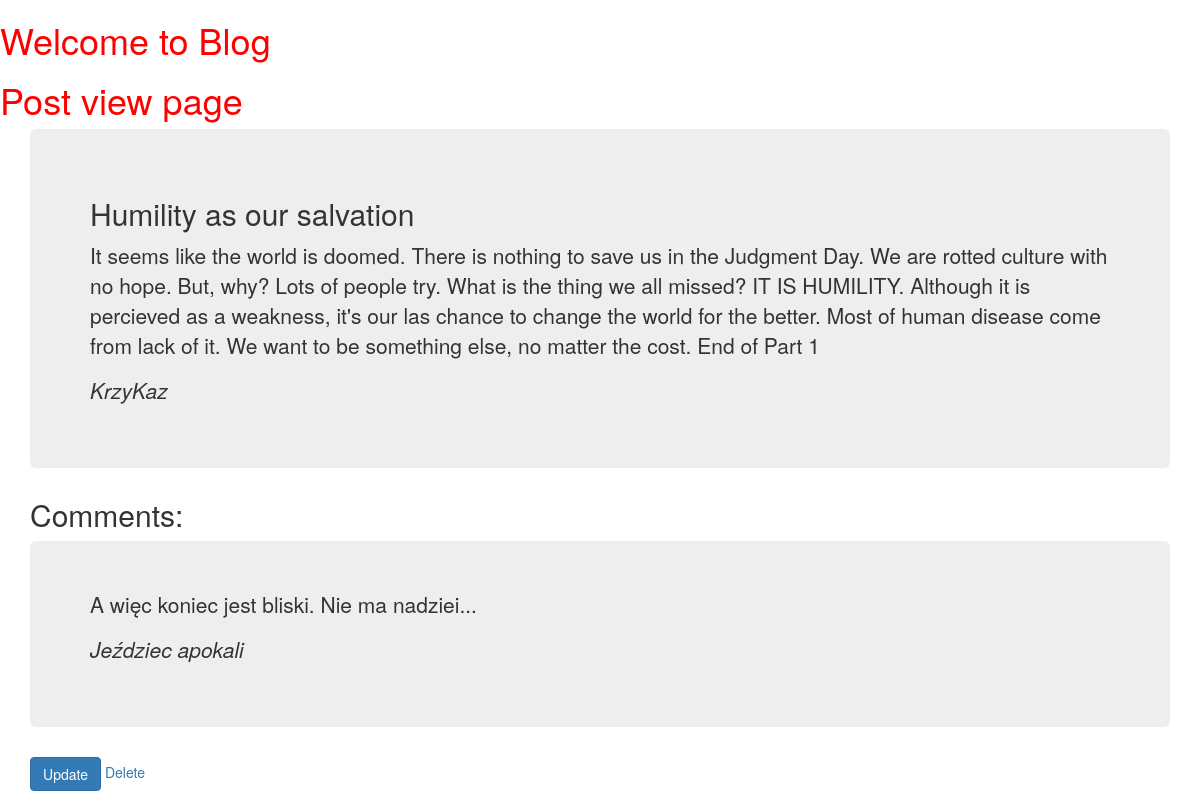
Page /list/4/ on the committed database.
### blog/models.py (models this page shows, shortened)
class Post(models.Model):
    author = models.CharField(max_length=16)
    title = models.CharField(max_length=32)
    text = models.TextField()

class Comment(models.Model):
    author = models.CharField(max_length=16)
    text = models.TextField()
    post_id = models.ForeignKey(Post, on_delete=models.CASCADE, related_name='comments') #to which post is the comment

### blog/views.py (the view)
# urls.py: path('list/<int:pk>/', views.PostDetailView.as_view(), name='read_post'),
class PostDetailView(DetailView):
    model = models.Post
    template_name = 'blog/post_site.html'

### templates/blog/post_site.html
{% extends 'blog/base.html' %}
{% block pojemnik %}
  <h1>Post view page</h1>
  <div class="container">
    <div class="jumbotron">
      <h2>{{ post.title }}</h2>
      <p>{{ post.text }}</p>
      <p><i>{{ post.author }}</i></p>
    </div>
    <h2>Comments: </h2>
    {% for coms in  post.comments.all %}
      <div class="jumbotron">
        <p>{{ coms.text }}</p>
        <p><i>{{ coms.author }}</i></p>
      </div>
    {% endfor %}
    <a class = 'btn btn-primary' href="{% url 'blog:update' pk=post.pk %}">Update</a>
    <a href="{% url 'blog:delete' pk=post.pk %}">Delete</a>
  </div>
{% endblock %}

### static/css/style.css (style rules this page uses)
h1 { color: red; }

### rows in the picture
Post: title "Humility as our salvation", text "It seems like the world is doomed. There is nothing to save us in the Judgment Day. We are rotted culture with no hope. But, why? Lots of people try. What is the thing we all missed? IT IS HUMILITY. Although it is percieved as a weakness, it's our las chance to change the world for the better. Most of human disease come from lack of it. We want to be something else, no matter the cost. End of Part 1", author "KrzyKaz"
Comment: text "A więc koniec jest bliski. Nie ma nadziei...", author "Jeździec apokali"
